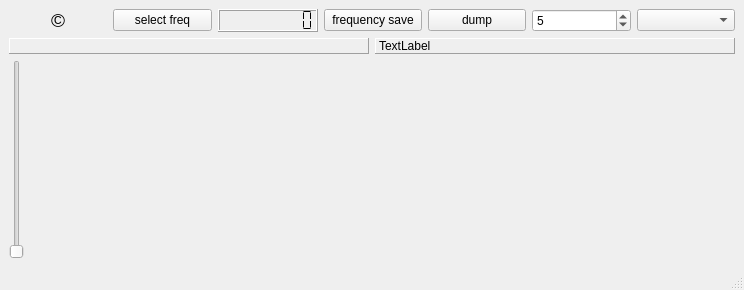
<?xml version="1.0" encoding="UTF-8"?>
<ui version="4.0">
 <class>MainWindow</class>
 <widget class="QMainWindow" name="MainWindow">
  <property name="geometry">
   <rect>
    <x>0</x>
    <y>0</y>
    <width>744</width>
    <height>290</height>
   </rect>
  </property>
  <property name="windowTitle">
   <string>drm-radio</string>
  </property>
  <widget class="QWidget" name="centralwidget">
   <layout class="QVBoxLayout" name="verticalLayout">
    <item>
     <layout class="QHBoxLayout" name="horizontalLayout">
      <item>
       <widget class="QLabel" name="label_2">
        <property name="font">
         <font>
          <pointsize>14</pointsize>
         </font>
        </property>
        <property name="toolTip">
         <string>&lt;html&gt;&lt;head/&gt;&lt;body&gt;&lt;p&gt;SWRadio copyright:&lt;/p&gt;&lt;p&gt;Copyright of the Qt toolkit used: the Qt Company&lt;/p&gt;&lt;p&gt;Copyright of the libraries used for SDRplay, portaudio, libsndfile and libsamplerate to their developers&lt;/p&gt;&lt;p&gt;Copyright of the Reed Solomon Decoder software: Phil Karns&lt;/p&gt;&lt;p&gt;All copyrights gratefully acknowledged&lt;/p&gt;&lt;p&gt;CopyRight: 2020, Jan van Katwijk, Lazy Chair Computing.&lt;/p&gt;&lt;p&gt;The drm receiver is distributed in the hope that it will be useful, but WITHOUT ANY WARRANTY; without even the implied warranty of MERCHANTABILITY or FITNESS FOR A PARTICULAR PURPOSE. See the GNU General Public License for more details.&lt;/p&gt;&lt;p&gt;&lt;br/&gt;&lt;/p&gt;&lt;/body&gt;&lt;/html&gt;</string>
        </property>
        <property name="text">
         <string>©</string>
        </property>
        <property name="alignment">
         <set>Qt::AlignCenter</set>
        </property>
       </widget>
      </item>
      <item>
       <widget class="QPushButton" name="freqButton">
        <property name="toolTip">
         <string>&lt;html&gt;&lt;head/&gt;&lt;body&gt;&lt;p&gt;Touching this button will cause a widget to appear with a keypad on which a frequency - in kHz or mHz - can be specified. Use the kHz or mHz button on this pad to acknowledge the choice.&lt;/p&gt;&lt;/body&gt;&lt;/html&gt;</string>
        </property>
        <property name="text">
         <string>select freq</string>
        </property>
       </widget>
      </item>
      <item>
       <widget class="QLCDNumber" name="frequencyDisplay">
        <property name="digitCount">
         <number>9</number>
        </property>
        <property name="segmentStyle">
         <enum>QLCDNumber::Flat</enum>
        </property>
       </widget>
      </item>
      <item>
       <widget class="QPushButton" name="freqSave">
        <property name="toolTip">
         <string>&lt;html&gt;&lt;head/&gt;&lt;body&gt;&lt;p&gt;The selected frequency can be saved. Touching this button will show a small widget where you&lt;/p&gt;&lt;p&gt;can give the frequency a name as label.&lt;/p&gt;&lt;/body&gt;&lt;/html&gt;</string>
        </property>
        <property name="text">
         <string>frequency save</string>
        </property>
       </widget>
      </item>
      <item>
       <widget class="QPushButton" name="dumpButton">
        <property name="toolTip">
         <string>&lt;html&gt;&lt;head/&gt;&lt;body&gt;&lt;p&gt;The incoming data stream can be written to a regular pcm (i.e. .wav) file. Touching this button will&lt;/p&gt;&lt;p&gt;show a menu for selecting a filename, after selecting the filename writing will start (the text on the&lt;/p&gt;&lt;p&gt;button will show &amp;quot;writing&amp;quot;). Touching the button again will close the file.&lt;/p&gt;&lt;/body&gt;&lt;/html&gt;</string>
        </property>
        <property name="text">
         <string>dump</string>
        </property>
       </widget>
      </item>
      <item>
       <widget class="QSpinBox" name="mouse_Inc">
        <property name="toolTip">
         <string>&lt;html&gt;&lt;head/&gt;&lt;body&gt;&lt;p&gt;Mouse Increment. The amount of Hz that will change when moving the mousewheel is set here.&lt;/p&gt;&lt;/body&gt;&lt;/html&gt;</string>
        </property>
        <property name="value">
         <number>5</number>
        </property>
       </widget>
      </item>
      <item>
       <widget class="QComboBox" name="streamOutSelector">
        <property name="toolTip">
         <string>&lt;html&gt;&lt;head/&gt;&lt;body&gt;&lt;p&gt;select an audio output device. &lt;/p&gt;&lt;/body&gt;&lt;/html&gt;</string>
        </property>
       </widget>
      </item>
     </layout>
    </item>
    <item>
     <layout class="QHBoxLayout" name="horizontalLayout_2">
      <item>
       <widget class="QLabel" name="timeDisplay">
        <property name="frameShape">
         <enum>QFrame::Panel</enum>
        </property>
        <property name="frameShadow">
         <enum>QFrame::Raised</enum>
        </property>
        <property name="text">
         <string/>
        </property>
       </widget>
      </item>
      <item>
       <widget class="QLabel" name="bandLabel">
        <property name="frameShape">
         <enum>QFrame::Panel</enum>
        </property>
        <property name="frameShadow">
         <enum>QFrame::Raised</enum>
        </property>
        <property name="text">
         <string>TextLabel</string>
        </property>
       </widget>
      </item>
     </layout>
    </item>
    <item>
     <layout class="QHBoxLayout" name="horizontalLayout_3">
      <item>
       <widget class="QSlider" name="hfScopeSlider">
        <property name="orientation">
         <enum>Qt::Vertical</enum>
        </property>
       </widget>
      </item>
      <item>
       <widget class="QwtPlot" name="hfSpectrum">
        <property name="maximumSize">
         <size>
          <width>16777215</width>
          <height>171</height>
         </size>
        </property>
        <property name="toolTip">
         <string>&lt;html&gt;&lt;head/&gt;&lt;body&gt;&lt;p&gt;Main Spectrum Window. This window shows the spectrum of the signal arriving from the selected input device, decimated to the selected inputrate.&lt;/p&gt;&lt;/body&gt;&lt;/html&gt;</string>
        </property>
       </widget>
      </item>
     </layout>
    </item>
   </layout>
  </widget>
  <widget class="QStatusBar" name="statusbar"/>
 </widget>
 <customwidgets>
  <customwidget>
   <class>QwtPlot</class>
   <extends>QFrame</extends>
   <header>qwt_plot.h</header>
  </customwidget>
 </customwidgets>
 <resources/>
 <connections/>
</ui>
